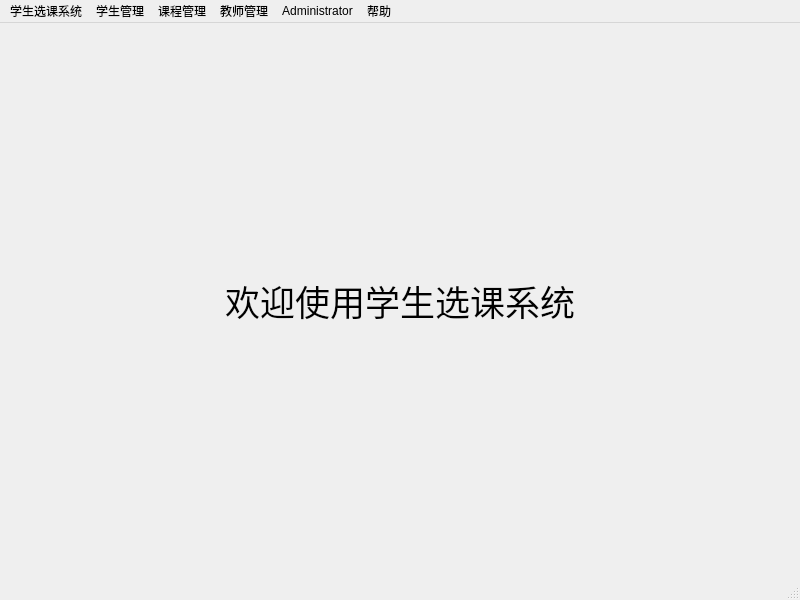
<?xml version="1.0" encoding="UTF-8"?>
<ui version="4.0">
 <class>MainWindow</class>
 <widget class="QMainWindow" name="MainWindow">
  <property name="geometry">
   <rect>
    <x>0</x>
    <y>0</y>
    <width>800</width>
    <height>600</height>
   </rect>
  </property>
  <property name="windowTitle">
   <string>MainWindow</string>
  </property>
  <widget class="QWidget" name="centralwidget">
   <layout class="QHBoxLayout" name="horizontalLayout">
    <item>
     <widget class="QLabel" name="label">
      <property name="enabled">
       <bool>true</bool>
      </property>
      <property name="font">
       <font>
        <family>微软雅黑</family>
        <pointsize>26</pointsize>
        <weight>50</weight>
        <italic>false</italic>
        <bold>false</bold>
       </font>
      </property>
      <property name="styleSheet">
       <string notr="true">font: 26pt &quot;微软雅黑&quot;</string>
      </property>
      <property name="text">
       <string>欢迎使用学生选课系统</string>
      </property>
      <property name="alignment">
       <set>Qt::AlignCenter</set>
      </property>
     </widget>
    </item>
   </layout>
  </widget>
  <widget class="QMenuBar" name="menubar">
   <property name="geometry">
    <rect>
     <x>0</x>
     <y>0</y>
     <width>800</width>
     <height>17</height>
    </rect>
   </property>
   <widget class="QMenu" name="menu">
    <property name="title">
     <string>学生选课系统</string>
    </property>
    <addaction name="separator"/>
   </widget>
   <widget class="QMenu" name="menu_2">
    <property name="title">
     <string>学生管理</string>
    </property>
    <addaction name="stu_login"/>
    <addaction name="separator"/>
    <addaction name="queryStu"/>
   </widget>
   <widget class="QMenu" name="menu_3">
    <property name="title">
     <string>教师管理</string>
    </property>
    <addaction name="separator"/>
    <addaction name="teacher_login"/>
   </widget>
   <widget class="QMenu" name="menu_4">
    <property name="title">
     <string>帮助</string>
    </property>
    <addaction name="actionHelp"/>
    <addaction name="actionAbout"/>
   </widget>
   <widget class="QMenu" name="menu_5">
    <property name="title">
     <string>课程管理</string>
    </property>
    <addaction name="action_7"/>
   </widget>
   <widget class="QMenu" name="menu_6">
    <property name="title">
     <string>Administrator</string>
    </property>
    <addaction name="actionLogin"/>
   </widget>
   <addaction name="menu"/>
   <addaction name="menu_2"/>
   <addaction name="menu_5"/>
   <addaction name="menu_3"/>
   <addaction name="menu_6"/>
   <addaction name="menu_4"/>
  </widget>
  <widget class="QStatusBar" name="statusbar"/>
  <action name="addStu">
   <property name="text">
    <string>添加学生</string>
   </property>
  </action>
  <action name="queryStu">
   <property name="text">
    <string>查询学生</string>
   </property>
  </action>
  <action name="addTeacher">
   <property name="text">
    <string>添加教师</string>
   </property>
  </action>
  <action name="queryTeacher">
   <property name="text">
    <string>查询教师</string>
   </property>
  </action>
  <action name="actionAbout">
   <property name="text">
    <string>About</string>
   </property>
  </action>
  <action name="actionHelp">
   <property name="text">
    <string>Help</string>
   </property>
  </action>
  <action name="action_6">
   <property name="text">
    <string>添加课程</string>
   </property>
  </action>
  <action name="action_7">
   <property name="text">
    <string>查询课程</string>
   </property>
  </action>
  <action name="actionLogin">
   <property name="text">
    <string>Login</string>
   </property>
  </action>
  <action name="stu_login">
   <property name="text">
    <string>学生登陆</string>
   </property>
  </action>
  <action name="teacher_login">
   <property name="text">
    <string>教师登陆</string>
   </property>
  </action>
 </widget>
 <resources/>
 <connections/>
</ui>
